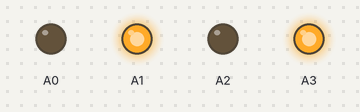
The sketch below on a simulated Arduino Uno, built with avr-gcc and run on an emulated ATmega328P. On the bench: output pins drawn as LEDs (lit = HIGH).

Above: at 0.1 s.
Timing chart, 0 to 1.6 s (numbered marks = the images above):
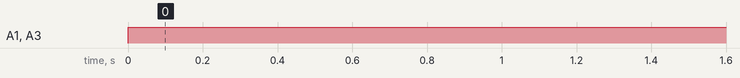

The sketch:

radioFM.ino
```cpp
void setup() {
  // put your setup code here, to run once:
pinMode(A0,OUTPUT);
pinMode(A1,OUTPUT);
pinMode(A2,OUTPUT);
pinMode(A3,OUTPUT);

}

void loop() {
  // put your main code here, to run repeatedly:
  /*digitalWrite(A0,HIGH);//106,92MHZ=1
  digitalWrite(A1,LOW);
  digitalWrite(A2,LOW);
  digitalWrite(A3,HIGH);
  delay(2000);*/

  digitalWrite(A0,LOW);//88,7MHZ=0
  digitalWrite(A1,HIGH);
  digitalWrite(A2,LOW);
  digitalWrite(A3,HIGH);
  delay(2000);
  /*
  digitalWrite(A0,HIGH);//106,92MHZ=1
  digitalWrite(A1,LOW);
  digitalWrite(A2,LOW);
  digitalWrite(A3,HIGH);
  delay(2000);
  digitalWrite(A0,LOW);//88,7MHZ=0
  digitalWrite(A1,HIGH);
  digitalWrite(A2,LOW);
  digitalWrite(A3,HIGH);
  delay(2000);
  digitalWrite(A0,HIGH);//106,92MHZ=1
  digitalWrite(A1,LOW);
  digitalWrite(A2,LOW);
  digitalWrite(A3,HIGH);
  delay(2000);
  digitalWrite(A0,HIGH);//106,92MHZ=1
  digitalWrite(A1,LOW);
  digitalWrite(A2,LOW);
  digitalWrite(A3,HIGH);
  delay(2000);
  digitalWrite(A0,LOW);//88,7MHZ=0
  digitalWrite(A1,HIGH);
  digitalWrite(A2,LOW);
  digitalWrite(A3,HIGH);
  delay(10000);*/
}
```

Measured:
- by itself, A1, A3: LOW → HIGH at 0.00 s
